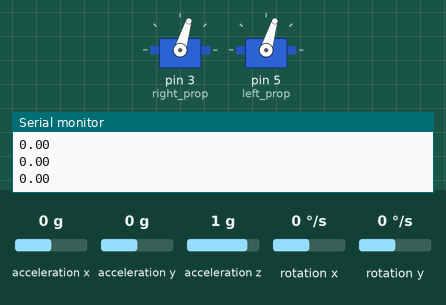
Simulated run of this program. Board: Arduino Nano, built with avr-gcc and run on an emulated ATmega328P. On the bench: 2 × servo, the last lines printed to the serial monitor. Wiring (inferred from the names in the program): MPU-6050 motion sensor at I2C address 0x68. The test bench sets the inputs (shaded band); at power-on: acceleration y 0 g, rotation x 0 °/s, acceleration z 1 g, acceleration x 0 g, rotation y 0 °/s.

Above: at 8.2 s.
8.3 s: acceleration y set to -1.4 g
At 8.46 s:
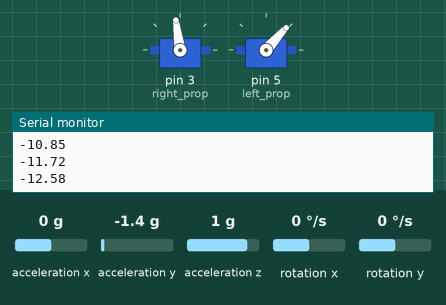
11.3 s: rotation x set to -192 °/s
At 13.8 s:
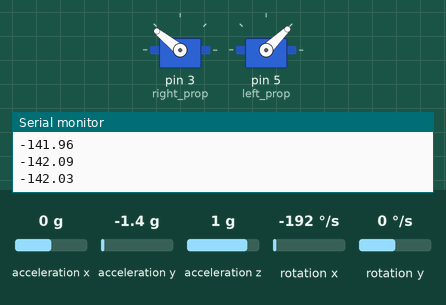
14.3 s: rotation x set to 192 °/s
At 14.46 s:
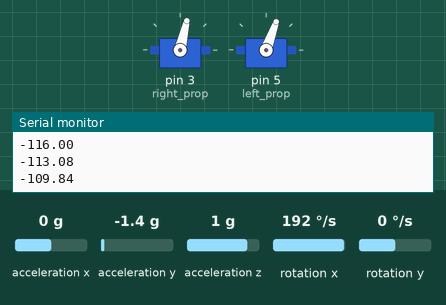
17.3 s: acceleration y set to 0 g
20.3 s: acceleration z set to 0 g
Timing chart, 0 to 22.8 s (numbered marks = the images above; inputs shaded):
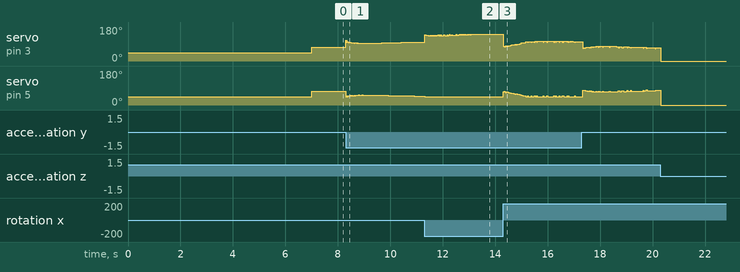

The program:

main.cpp
```cpp
// ########################################  INCLUDES   #############################################//
#include <Arduino.h>
#include <Wire.h>
#include <Servo.h>

// ########################################  DEFINES   #############################################//
#define pi 3.141592654

// ########################################  VARIABLES   #############################################//
//  Definicion de los motores
Servo right_prop;
Servo left_prop;

// En el datasheet del MPU6050, la IMU nos entrega 3 valores de 16 bits para la acelaración y 3 para el giro
// estos valores nos lo entrega en 8 bits por lo que tendremos que unirnos para guardar todo en una sola variable
int16_t Acc_rawX, Acc_rawY, Acc_rawZ, Gyr_rawX, Gyr_rawY, Gyr_rawZ;
float acelerometro[2];
float giroscopio[2];
float angulos[2];

// Variables de temporizacion
float tiempoBucle, time, tiempoAnterior;
int i;

// Variables del PID
float PID, pwmLeft, pwmRight, error, previous_error;
float pid_p = 0;
float pid_i = 0;
float pid_d = 0;
double kp = 3.55;
double ki = 0.005;
double kd = 2.05;
double velocidadBase = 1300;
float anguloDeseado = 0;

// ########################################  SETUP   #############################################//
void setup() {
  // Primera comunicacion con el MPU6050
  Wire.begin();                                                                                                                                         // iniciar comunicacion serial I2C
  Wire.beginTransmission(0x68);                                                                                                                         // nos conectamos al 0x68 (MPU6050)
  Wire.write(0x6B);                                                                                                                                     // nos vamos al registro 0x6B
  Wire.write(0);                                                                                                                                        // seteo el bit 1, indico que se va a usar el reloj interno del Arduino a 8Mhz
  Wire.endTransmission(true);                                                                                                                           // finaliza la comunicacion I2C

  // Iniciamos perifericos a usar en el programa
  Serial.begin(9600);                                                                                                                                   // inicio el monitor serial  a 9600 baudios
  right_prop.attach(3);                                                                                                                                 // adjunto el pin 3 al motor derecho
  left_prop.attach(5);                                                                                                                                  // adjunto el pin 5 al motor izquierdo
  time = millis();                                                                                                                                      // inicio el conteo del millis

  // Para iniciar los driver ESC debes enviar un valor minimo de PWM, sino no van a encender
  left_prop.writeMicroseconds(1000);
  right_prop.writeMicroseconds(1000);
  delay(7000);                                                                                                                                          // espera de 7 segundos para esperar que los ESC inicien
}

// ########################################  LOOP   #############################################//
void loop(){
  // Obtengo el tiempo transcurrido desde el bucle anterior
  tiempoAnterior = time;                                                                                                                                // almaceno el tiempo anterior
  time = millis();                                                                                                                                      // almaceno el tiempo actual
  tiempoBucle = (time - tiempoAnterior) / 1000;                                                                                                         // obtengo el tiempo transcurrido en segundos

  // Obtenemos los valores del acelerometro (0x3B)
  Wire.beginTransmission(0x68);                                                                                                                         // inicio comunicacion con MPU6050
  Wire.write(0x3B);                                                                                                                                     // nos vamos al registro 0x3B (acX)
  Wire.endTransmission(false);                                                                                                                          // continuamos la comunicacion I2C
  Wire.requestFrom(0x68, 6, true);                                                                                                                      // solicito los primeros 6 bytes (registros) desde esa direccion, el true indica que luego de recibir los datos se envia un stop

  // Cada valor necesita de 2 registros, ya que justamente pedimos 6 registros de 8 bits porque los valores ocupan 16 bits
  Acc_rawX = Wire.read() << 8 | Wire.read();                                                                                                            // obtengo la aceleracion en X
  Acc_rawY = Wire.read() << 8 | Wire.read();                                                                                                            // obtengo la aceleracion en Y
  Acc_rawZ = Wire.read() << 8 | Wire.read();                                                                                                            // obtengo la aceleracion en Z

  // Calculamos los angulos usando la ecuacion de Euler
  // Para ello a los valores brutos (Acc_raw) la hoja de datos nos recomienda dividirlos por 16384
  // Luego aplicando la formula de Euler hallamos el angulo en radianes, por lo que lo pasamos a sexagesimales
  acelerometro[0] = atan((Acc_rawY / 16384.0) / sqrt(pow((Acc_rawX / 16384.0), 2) + pow((Acc_rawZ / 16384.0), 2))) * 180 / pi;                          // x
  acelerometro[1] = atan(-1 * (Acc_rawX / 16384.0) / sqrt(pow((Acc_rawY / 16384.0), 2) + pow((Acc_rawZ / 16384.0), 2))) * 180 / pi;                     // y

  // Obtenemos los valores del giroscopio (0x43)
  Wire.beginTransmission(0x68);                                                                                                                         // inicio comunicacion con MPU6050
  Wire.write(0x43);                                                                                                                                     // nos vamos a la direccion 0x43
  Wire.endTransmission(false);                                                                                                                          // continuamos la comunicacion I2C
  Wire.requestFrom(0x68, 4, true);                                                                                                                      // solicito los primeros 4 bytes desde el registro 0x43, esta vez solo 4 porque no usaremos yaw

  Gyr_rawX = Wire.read() << 8 | Wire.read();                                                                                                            // obtengo el giro en X
  Gyr_rawY = Wire.read() << 8 | Wire.read();                                                                                                            // obtengo el giro en Y


  //El datasheet nos recomienda dividir cada valor en 131 para obtener grados por segundo
  giroscopio[0] = Gyr_rawX / 131.0;                                                                                                                     // x
  giroscopio[1] = Gyr_rawY / 131.0;                                                                                                                     // y

  // Aplicamos un filtro para obtener lecturas correctas de los angulos
  angulos[0] = 0.98 * (angulos[0] + giroscopio[0] * tiempoBucle) + 0.02 * acelerometro[0];                                                              // angulo x (Pitch)
  angulos[1] = 0.98 * (angulos[1] + giroscopio[1] * tiempoBucle) + 0.02 * acelerometro[1];                                                              // angulo y (Roll)
  Serial.println(angulos[0]);                                                                                                                           // imprimo el angulo leido

  // Ahora comencemos con el diseño del controlador PID con en angulo Y como referencia
  error = angulos[0] - anguloDeseado;                                                                                                                    // calculo el error
  pid_p = kp * error;                                                                                                                                    // creamos el valor proporcional

  // La parte integral se activa para corregir el valor en estado estable por ello se activa de -3 a 3
  if (-3 < error < 3){
    pid_i = pid_i + (ki * error);                                                                                                                        // creamos el valor integral
  }

  // La parte derivada seria el error menos el error anterior
  pid_d = kd * ((error - previous_error) / tiempoBucle);                                                                                                 // creamos el valor derivativo

  // Valor final del PID
  PID = pid_p + pid_i + pid_d;

  // Limitamos el valor del PID ya que los motores solo pueden recibir valores desde 1000 a 2000us
  if (PID < -1000){
    PID = -1000;
  }
  if (PID > 1000){
    PID = 1000;
  }

  // Calculo el valor PWM de los motores corrigiendo su valor con el PID
  pwmLeft = velocidadBase + PID;
  pwmRight = velocidadBase - PID;

  //Limitamos los valores de los motores entre 1000 y 2000
  if (pwmRight < 1000){
    pwmRight = 1000;
  }
  if (pwmRight > 2000){
    pwmRight = 2000;
  }
  if (pwmLeft < 1000){
    pwmLeft = 1000;
  }
  if (pwmLeft > 2000){
    pwmLeft = 2000;
  }

  // Finalmente escribo los valores en los motores
  left_prop.writeMicroseconds(pwmLeft);
  right_prop.writeMicroseconds(pwmRight);
  previous_error = error;
}
```
